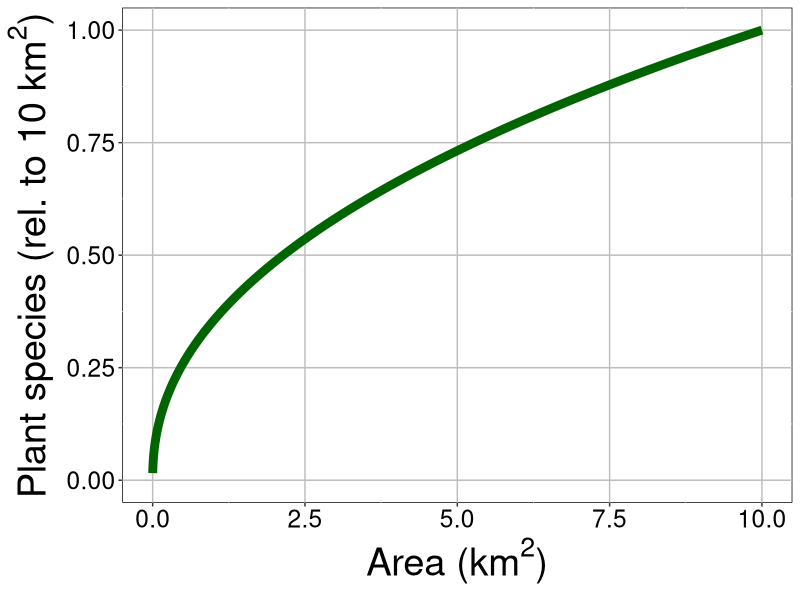
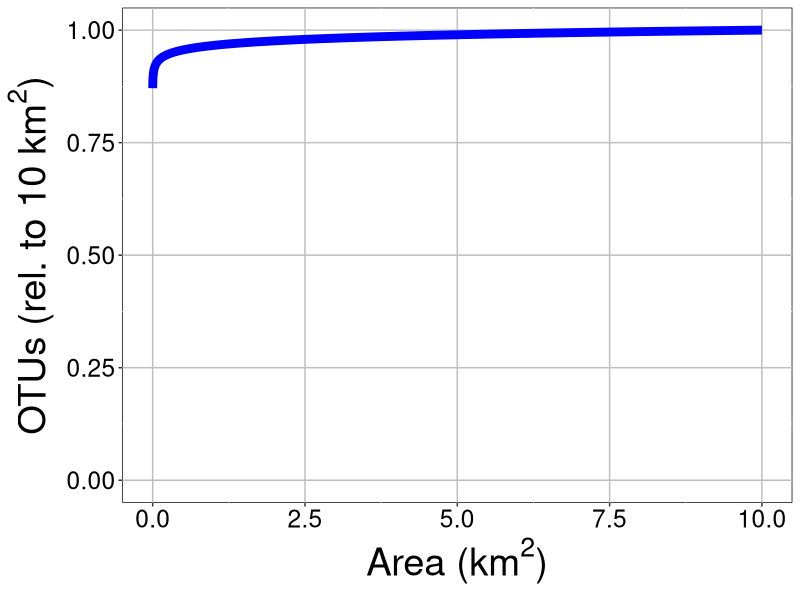

Generate these figures, in order, with R:
# fungiplant_SAR.R
## script to make conceptual graphs of species-area relationships for fungal groups
## in comparison to plants

## load libraries
library(tidyverse)

## make species-area dataframe
area <- seq(1, 10000, 1)
z_plants <- 0.45
z_microbes <- 0.015
s_plants <- area^z_plants
s_microbes <- area^z_microbes

sar_dataframe <- as.data.frame(cbind(area, s_plants, s_microbes))

## make graphs
sar_graph_plants <- ggplot(data = sar_dataframe, aes(x = area/1000, y = (s_plants/s_plants[10000]))) +
  theme(legend.position = "right", 
        legend.text=element_text(size=15),
        legend.title=element_text(size=15),
        axis.title.y=element_text(size=rel(2.5), colour = 'black'),
        axis.title.x=element_text(size=rel(2.5), colour = 'black'),
        axis.text.x=element_text(size=rel(2), colour = 'black'),
        axis.text.y=element_text(size=rel(2), colour = 'black'),
        panel.background = element_rect(fill = 'white', colour = 'black'),
        panel.grid.major = element_line(colour = "grey")) +
  geom_line(size = 3, color = 'darkgreen') +
  ylim(c(0,1)) +
  xlab(expression('Area (km' ^ '2' * ')')) +
  ylab(expression('Plant species (rel. to 10 km' ^'2' * ')'))

sar_graph_microbes <- ggplot(data = sar_dataframe, aes(x = area/1000, y = (s_microbes/s_microbes[10000]))) +
  theme(legend.position = "right", 
        legend.text=element_text(size=15),
        legend.title=element_text(size=15),
        axis.title.y=element_text(size=rel(2.5), colour = 'black'),
        axis.title.x=element_text(size=rel(2.5), colour = 'black'),
        axis.text.x=element_text(size=rel(2), colour = 'black'),
        axis.text.y=element_text(size=rel(2), colour = 'black'),
        panel.background = element_rect(fill = 'white', colour = 'black'),
        panel.grid.major = element_line(colour = "grey")) +
  geom_line(size = 3, color = 'Blue') +
  ylim(c(0,1)) +
  xlab(expression('Area (km' ^ '2' * ')')) +
  ylab(expression('OTUs (rel. to 10 km' ^'2' * ')'))

## print plots
jpeg('../plots/sar_graph_plants.jpeg',
     width = 6, height = 6, units = 'in', res = 600)
plot(sar_graph_plants)
dev.off()

jpeg('../plots/sar_graph_microbes.jpeg',
     width = 6, height = 6, units = 'in', res = 600)
plot(sar_graph_microbes)
dev.off()






